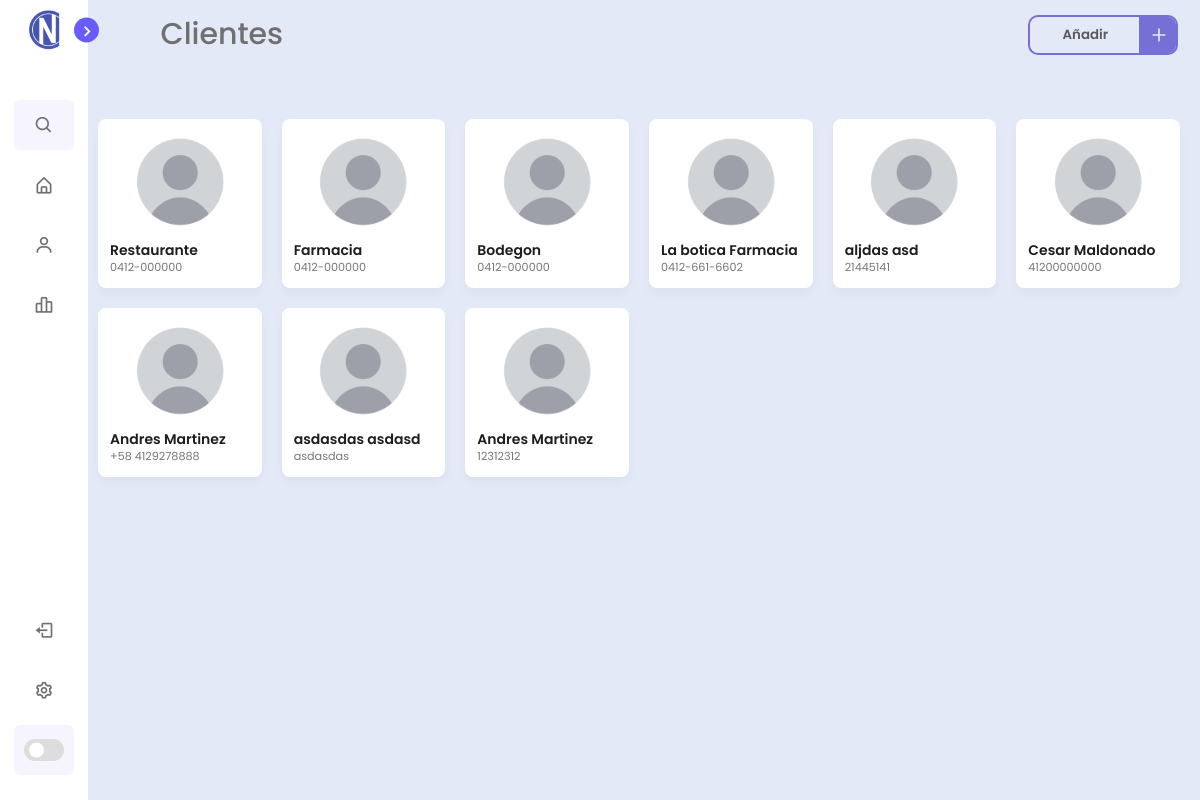
Page /Clients (signed in) on the committed database.
### tables this page shows
CREATE TABLE clientProject (

projectClientId INTEGER PRIMARY KEY AUTOINCREMENT,

projectClientName TEXT,

projectClientNumber INTEGER
);

### new.py (the view)
@app.route("/Clients")
def clients():
    clients=try_clients()
    return  clients

### library/DB.py (called while the page is built)
def get_clients():
    conn = sqlite3.connect('library/database.db')
    cursor = conn.cursor()
    cursor.execute("SELECT projectClientName,ProjectClientNumber FROM clientProject")
    filas = cursor.fetchall()
    return filas

### library/URLs.py (called while the page is built)
def try_clients():
    if g.user:
        cliente=get_clients()
        return render_template("clients.html",user=g.user,cliente=cliente)
    flash("Debe de iniciar sesión primero.")
    return render_template("index.html")

### new.py (called while the page is built)
@app.before_request
def before_request():
    if "username" in session:
        g.user = session["username"]
    else:
        g.user = None

### templates/clients.html (shortened to what this page needs)
<!DOCTYPE html>
<html lang="en">
<head>
    <link rel="stylesheet" href="../static/css/clients.css">
    <link rel="stylesheet" href="../static/css/scrollbar.css">
    <link rel="stylesheet" href="https://cdnjs.cloudflare.com/ajax/libs/font-awesome/6.4.2/css/all.min.css">
    <link href='https://unpkg.com/boxicons@2.1.1/css/boxicons.min.css' rel='stylesheet'>
</head>
<body>
    <nav class="sidebar close">
        <header>
            <div class="image-text">
                <span class="image">
                    <img src="../static/img/icon.ico" alt="iconcopy">
                </span>
            </div>
            <i class='bx bx-chevron-right toggle'></i>
        </header>
        <div class="menu-bar">
            <div class="menu">
                <li class="search-box">
                    <i class='bx bx-search icon'></i>
                </li>
                <ul class="menu-links">
                    <li class="nav-link">
                        <a href="{{ url_for('home') }}">
                            <i class='bx bx-home-alt icon'></i>
                        </a>
                    </li>
                    <li class="nav-link">
                        <a href="{{ url_for('clients') }}">
                            <i class='bx bx-user icon'></i>
                        </a>
                    </li>
                    <li class="nav-link">
                        <a href="#">
                            <i class='bx bx-bar-chart-alt-2 icon'></i>
                        </a>
                    </li>
                </ul>
            </div>
            <div class="bottom-content">
                <li class="">
                    <a href="{{ url_for('logout') }}">
                        <i class='bx bx-log-out icon'></i>
                    </a>
                </li>
                <li class="">
                    <a href="../templates/settings.html">
                        <i class='bx bx-cog icon'></i>
                    </a>
                </li>
                <li class="mode">
                    <div class="toggle-switch">
                        <span class="switch"></span>
                    </div>
                </li>
            </div>
        </div>
    </nav>
    <section class="home">
        <div class="home-header">
            <div class="text">Clientes</div>
            <button class="add-btn" type="button" id="openModal">
                <span class="button__text">Añadir</span>
                <span class="button__icon">
                    <svg class="svg" fill="none" height="24" stroke="currentColor" stroke-linecap="round"
                        stroke-linejoin="round" stroke-width="2" viewBox="0 0 24 24" width="24"
                        xmlns="http://www.w3.org/2000/svg">
                        <line x1="12" x2="12" y1="5" y2="19"></line>
                        <line x1="5" x2="19" y1="12" y2="12"></line>
                    </svg>
                </span>
            </button>
        </div>
        <div class="card-list-client">
            {% for item in cliente %}
            <a href="https://www.google.com" style="text-decoration: none;" class="client-link">
                <div class="card-client">
                    <img src="../static/img/user-default.png" alt="User Image">
                    <p class="default-client-name">{{item[0]}}</p>
                    <p class="client-company">{{item[1]}}</p>
                </div>
            </a>
            {% endfor %}
    </section>
  </body>
</html>

### rows in the picture
clientProject: projectClientName "Restaurante", projectClientNumber "0412-000000"
clientProject: projectClientName "Farmacia", projectClientNumber "0412-000000"
clientProject: projectClientName "Bodegon", projectClientNumber "0412-000000"
clientProject: projectClientName "La botica Farmacia", projectClientNumber "0412-661-6602"
clientProject: projectClientName "aljdas asd", projectClientNumber "21445141"
clientProject: projectClientName "Cesar Maldonado", projectClientNumber "41200000000"
clientProject: projectClientName "Andres Martinez", projectClientNumber "+58 4129278888"
clientProject: projectClientName "asdasdas asdasd", projectClientNumber "asdasdas"
clientProject: projectClientName "Andres Martinez", projectClientNumber "12312312"
